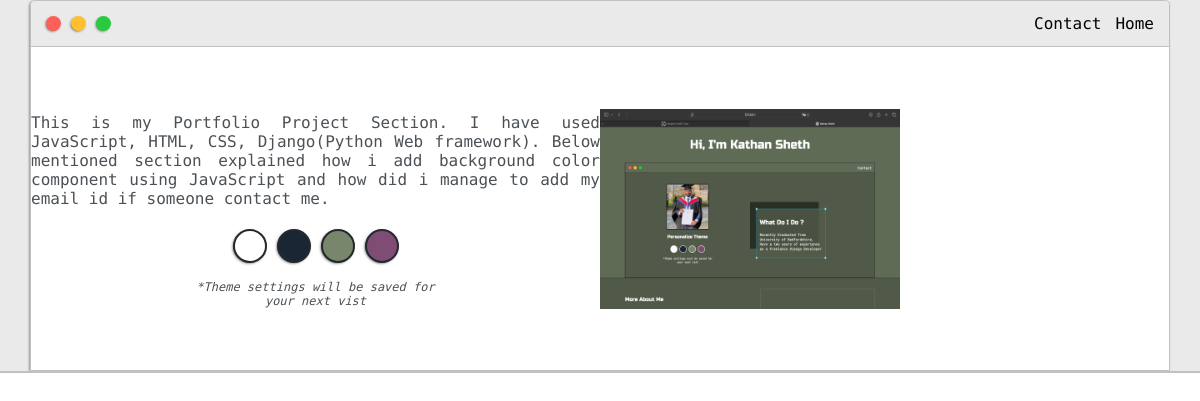
The page /post3 on the database as committed earlier.
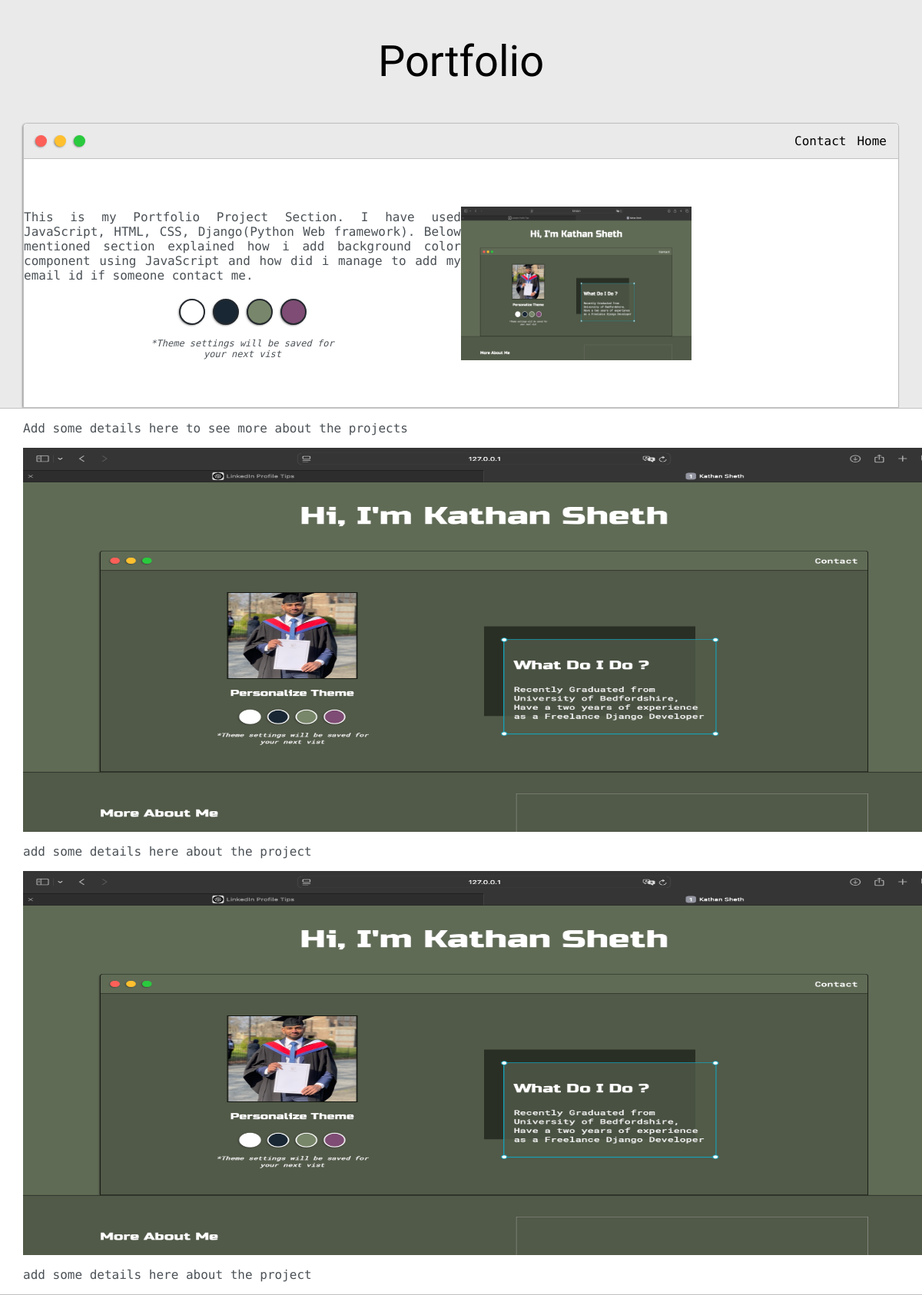
The same page on the database as committed later.
### Home/models.py (models this page shows, shortened)
class Description3(models.Model):
    sno = models.AutoField(primary_key=True)
    title = models.CharField(max_length=100)
    description1 = models.CharField(max_length=1000)
    description2 = models.CharField(max_length=1000)
    description3 = models.CharField(max_length=1000)

### Home/views.py (the view)
# urls.py: path('post3', views.post3, name="post3"),
def post3(request):
    allDesciption3 = Description3.objects.all()
    context = {'allDescription3':allDesciption3}
    return render(request, 'post3.html', context)

### Home/templates/post3.html (shortened to what this page needs)
{% load static %}
<html>
<head>
	<link rel="stylesheet" type="text/css" href="{% static 'default.css' %}">
	<link id="theme-style" rel="stylesheet" type="text/css" href="">
</head>
<body>
	<section class="s1">
		<div class="main-container">
			{% for description3 in allDescription3 %}
			<div class="greeting-wrapper">
				<h1>{{description3.title}}</h1>
			</div>
			{% endfor %}
			<div class="intro-wrapper">
				<div class="nav-wrapper">
					<a href="index.html">
						<div class="dots-wrapper">
							<div id="dot-1" class="browser-dot"></div>
							<div id="dot-2" class="browser-dot"></div>
							<div id="dot-3" class="browser-dot"></div>
						</div>
					</a>
					<ul id="navigation">
						<li><a href="index.html#contact">Contact</a></li>
						<li><a href="/">Home</a></li>
					</ul>
				</div>
				<div class="left-column">
					<p style="text-align: justify;">This is my Portfolio Project Section. I have used JavaScript, HTML, CSS, Django(Python Web framework). Below mentioned section explained how i add background color component using JavaScript and how did i manage to add my email id if someone contact me.</p>
					<div id="theme-options-wrapper">
						<div data-mode="light" id="light-mode" class="theme-dot"></div>
						<div data-mode="blue" id="blue-mode" class="theme-dot"></div>
						<div data-mode="green" id="green-mode" class="theme-dot"></div>
						<div data-mode="purple" id="purple-mode" class="theme-dot"></div>
					</div>
					<p id="settings-note">*Theme settings will be saved for<br>your next vist</p>
				</div>
				<div class="right-column">
					<img class="image-fluid" src="{% static 'images/picture.png' %}" alt="profile pic" width="300" height="200">
				</div>
			</div>
		</div>
	</section>
	<section class="s2">
		{% for description3 in allDescription3 %}
		<div class="main-container">
			<div class="paragraph">
				<p>{{description3.description1}}</p>
			</div>
			<div class="image-first">
				<img src="{% static 'images/picture.png' %}" alt="simple image" width="1200" height="500">
			</div>
			<div class="paragraph2">
				<p>{{description3.description2}}</p>
			</div>
			<div class="image-second">
				<img src="{% static 'images/picture.png' %}" alt="second-image" width="1200" height="500">
			</div>
			<div class="paragraph3">
				<p>{{description3.description3}}</p>
			</div>
		</div>
		{% endfor %}
	</section>
</body>
</html>

Rows that differ between the two databases and show on the page:
added Description3: title "Portfolio", description1 "Add some details here to see more about the projects", description2 "add some details here about the project", description3 "add some details here about the project"
